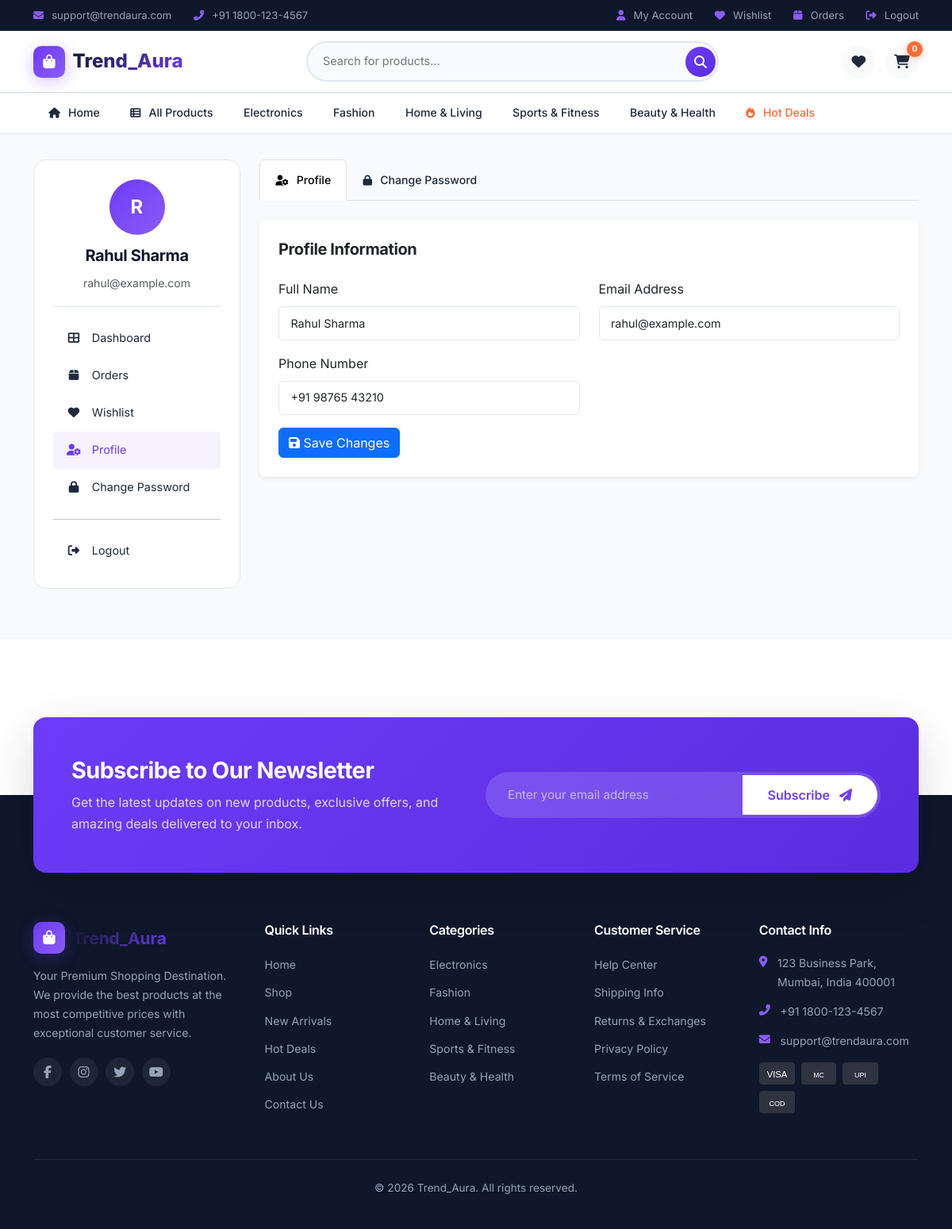
/account/profile.php (signed in), run on the app's committed database.
### tables this page shows
CREATE TABLE settings (
    id INT AUTO_INCREMENT PRIMARY KEY,
    setting_key VARCHAR(100) NOT NULL UNIQUE,
    setting_value TEXT,
    setting_group VARCHAR(50) DEFAULT 'general',
    created_at TIMESTAMP DEFAULT CURRENT_TIMESTAMP,
    updated_at TIMESTAMP DEFAULT CURRENT_TIMESTAMP ON UPDATE CURRENT_TIMESTAMP,
    INDEX idx_settings_key (setting_key),
    INDEX idx_settings_group (setting_group)
);

CREATE TABLE categories (
    id INT AUTO_INCREMENT PRIMARY KEY,
    name VARCHAR(100) NOT NULL,
    slug VARCHAR(100) NOT NULL UNIQUE,
    description TEXT,
    image VARCHAR(255),
    parent_id INT DEFAULT NULL,
    is_active TINYINT(1) DEFAULT 1,
    sort_order INT DEFAULT 0,
    created_at TIMESTAMP DEFAULT CURRENT_TIMESTAMP,
    updated_at TIMESTAMP DEFAULT CURRENT_TIMESTAMP ON UPDATE CURRENT_TIMESTAMP,
    FOREIGN KEY (parent_id) REFERENCES categories(id) ON DELETE SET NULL,
    INDEX idx_categories_slug (slug),
    INDEX idx_categories_active (is_active),
    INDEX idx_categories_parent (parent_id)
);

CREATE TABLE users (
    id INT AUTO_INCREMENT PRIMARY KEY,
    full_name VARCHAR(100) NOT NULL,
    email VARCHAR(100) NOT NULL UNIQUE,
    password VARCHAR(255) NOT NULL,
    phone VARCHAR(20),
    avatar VARCHAR(255),
    email_verified_at TIMESTAMP NULL,
    remember_token VARCHAR(255),
    is_active TINYINT(1) DEFAULT 1,
    created_at TIMESTAMP DEFAULT CURRENT_TIMESTAMP,
    updated_at TIMESTAMP DEFAULT CURRENT_TIMESTAMP ON UPDATE CURRENT_TIMESTAMP,
    INDEX idx_users_email (email),
    INDEX idx_users_active (is_active)
);

### account/profile.php (the view, shortened to what the rows shown need)
<?php
$user = getCurrentUser();
$tab = $_GET['tab'] ?? 'profile';
include __DIR__ . '/../includes/header.php';
?>
<section class="account-section">
    <div class="container">
        <div class="row">
            <div class="col-md-3">
                <div class="account-sidebar">
                    <div class="user-info">
                        <div class="user-avatar">
                            <?= strtoupper(substr($user['full_name'] ?? 'U', 0, 1)) ?>
                        </div>
                        <h5><?= sanitizeInput($user['full_name']) ?></h5>
                        <small class="text-muted"><?= sanitizeInput($user['email']) ?></small>
                    </div>
                </div>
            </div>
            <div class="col-md-9">
                <div class="account-content">
                    <?php if ($tab === 'password'): ?>
                        <div class="card border-0 shadow-sm">
                            <div class="card-body p-4">
                                <h5 class="mb-4">Change Password</h5>
                                <form method="POST">
                                    <?= csrfField() ?>
                                    <div class="mb-3">
                                        <label class="form-label">Current Password</label>
                                        <input type="password" name="current_password" class="form-control" required>
                                    </div>
                                    <div class="mb-3">
                                        <label class="form-label">New Password</label>
                                        <input type="password" name="new_password" class="form-control" required minlength="8">
                                    </div>
                                    <div class="mb-3">
                                        <label class="form-label">Confirm New Password</label>
                                        <input type="password" name="confirm_password" class="form-control" required minlength="8">
                                    </div>
                                    <button type="submit" name="update_password" class="btn btn-primary">
                                        <i class="fas fa-save"></i> Update Password
                                    </button>
                                </form>
                            </div>
                        </div>
                    <?php else: ?>
                        <div class="card border-0 shadow-sm">
                            <div class="card-body p-4">
                                <h5 class="mb-4">Profile Information</h5>
                                <form method="POST">
                                    <div class="row">
                                        <div class="col-md-6 mb-3">
                                            <label class="form-label">Full Name</label>
                                            <input type="text" name="full_name" class="form-control" value="<?= sanitizeInput($user['full_name']) ?>" required>
                                        </div>
                                        <div class="col-md-6 mb-3">
                                            <label class="form-label">Email Address</label>
                                            <input type="email" name="email" class="form-control" value="<?= sanitizeInput($user['email']) ?>" required>
                                        </div>
                                        <div class="col-md-6 mb-3">
                                            <label class="form-label">Phone Number</label>
                                            <input type="tel" name="phone" class="form-control" value="<?= sanitizeInput($user['phone'] ?? '') ?>">
                                        </div>
                                    </div>
                                    <button type="submit" name="update_profile" class="btn btn-primary">
                                        <i class="fas fa-save"></i> Save Changes
                                    </button>
                                </form>
                            </div>
                        </div>
                    <?php endif; ?>
                </div>
            </div>
        </div>
    </div>
</section>
<?php include __DIR__ . '/../includes/footer.php'; ?>

### includes/header.php (shortened to what the rows shown need)
<!DOCTYPE html>
<html lang="en">
<head>
    <link href="https://cdn.jsdelivr.net/npm/bootstrap@5.3.2/dist/css/bootstrap.min.css" rel="stylesheet">
    <link href="https://cdnjs.cloudflare.com/ajax/libs/font-awesome/6.5.1/css/all.min.css" rel="stylesheet">
    <link href="https://cdn.jsdelivr.net/npm/swiper@11/swiper-bundle.min.css" rel="stylesheet">
    <link href="https://cdnjs.cloudflare.com/ajax/libs/toastr.js/latest/toastr.min.css" rel="stylesheet">
    <link href="<?= SITE_URL ?>/assets/css/style.css" rel="stylesheet">
</head>
<body>
    <div class="top-bar">
        <div class="container">
            <div class="row align-items-center">
                <div class="col-md-6">
                    <div class="top-bar-left">
                        <a href="mailto:<?= getSetting('site_email') ?>"><i class="fas fa-envelope"></i> <?= getSetting('site_email') ?></a>
                        <a href="tel:<?= getSetting('site_phone') ?>"><i class="fas fa-phone-alt"></i> <?= getSetting('site_phone') ?></a>
                    </div>
                </div>
            </div>
        </div>
    </div>
    <nav class="main-nav" id="mainNav">
        <div class="container">
            <ul class="nav-menu">
                <?php
                $navCategories = getCategories();
                foreach ($navCategories as $cat):
                ?>
                <li class="nav-item dropdown">
                    <a href="<?= SITE_URL ?>/shop.php?category=<?= $cat['slug'] ?>" class="nav-link">
                        <?= sanitizeInput($cat['name']) ?>
                    </a>
                </li>
                <?php endforeach; ?>
            </ul>
        </div>
    </nav>
    <main>

### includes/footer.php (shortened to what the rows shown need)
    </main>
    <footer class="main-footer">
        <div class="container">
            <div class="footer-grid">
                <div class="footer-col">
                    <ul class="footer-links">
                        <?php foreach (getCategories() as $cat): ?>
                        <li><a href="<?= SITE_URL ?>/shop.php?category=<?= $cat['slug'] ?>"><?= sanitizeInput($cat['name']) ?></a></li>
                        <?php endforeach; ?>
                    </ul>
                </div>
                <div class="footer-col">
                    <ul class="footer-contact">
                        <li><i class="fas fa-map-marker-alt"></i> <?= getSetting('site_address') ?></li>
                        <li><i class="fas fa-phone-alt"></i> <?= getSetting('site_phone') ?></li>
                        <li><i class="fas fa-envelope"></i> <?= getSetting('site_email') ?></li>
                    </ul>
                </div>
            </div>
        </div>
    </footer>
</body>
</html>

### data on the page
settings: setting_value "support@trendaura.com"
settings: setting_value "+91 1800-123-4567"
categories: name "Electronics"
categories: name "Fashion"
categories: name "Home & Living"
categories: name "Sports & Fitness"
categories: name "Beauty & Health"
users: full_name "R", full_name "Rahul Sharma", email "rahul@example.com", phone "+91 98765 43210"
settings: setting_value "123 Business Park, Mumbai, India 400001"

### other printed values
SITE_NAME "Trend_Aura"
$cartCount "0"
SITE_TAGLINE "Your Premium Shopping Destination"
